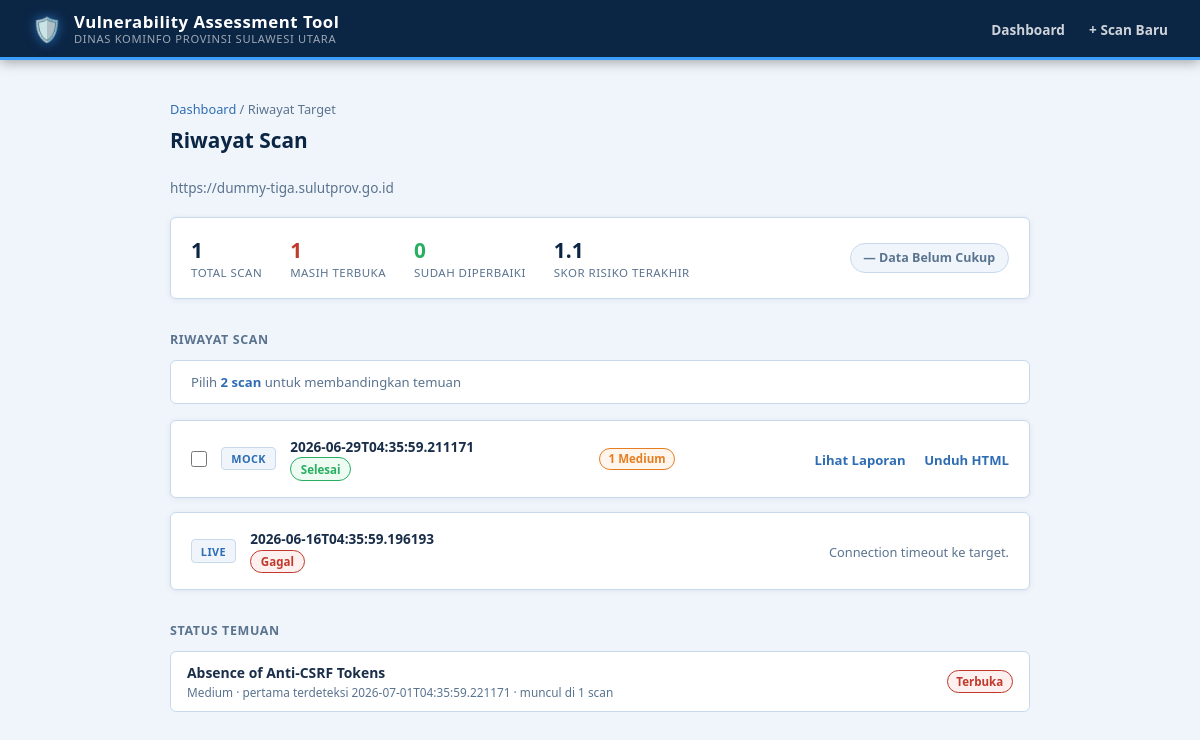
/target/3, run on the app's committed database.
### db/models.py (models this page shows, shortened)
class Base(DeclarativeBase):
    pass

class Target(Base):
    __tablename__ = "targets"
    id         = Column(Integer, primary_key=True, autoincrement=True)
    url        = Column(String(2048), nullable=False, unique=True)
    label      = Column(String(512))                        # optional friendly name
    created_at = Column(DateTime, default=_now, nullable=False)
    scan_reports    = relationship("ScanReport",   back_populates="target", cascade="all, delete-orphan")
    finding_history = relationship("FindingHistory", back_populates="target", cascade="all, delete-orphan")

class ScanReport(Base):
    __tablename__ = "scan_reports"
    id            = Column(String(64), primary_key=True)   # job_id / report_id (uuid4)
    target_id     = Column(Integer, ForeignKey("targets.id", ondelete="CASCADE"), nullable=False)
    source        = Column(String(16), nullable=False, default="live")
    status        = Column(String(16), nullable=False, default="running")
    started_at    = Column(DateTime, default=_now, nullable=False)
    finished_at   = Column(DateTime)
    finding_count = Column(Integer, default=0)
    high_count    = Column(Integer, default=0)
    medium_count  = Column(Integer, default=0)
    low_count     = Column(Integer, default=0)
    info_count    = Column(Integer, default=0)
    risk_score    = Column(Float,   default=0.0)
    report_path   = Column(String(512))
    error_message = Column(Text)
    target   = relationship("Target",  back_populates="scan_reports")
    findings = relationship("Finding", back_populates="scan_report", cascade="all, delete-orphan")
    __table_args__ = (
        Index("idx_scan_reports_target", "target_id"),
    )
    def to_dict(self) -> dict:
        return {
            "id": self.id, "target_id": self.target_id, "source": self.source,
            "status": self.status,
            "started_at":  self.started_at.isoformat()  if self.started_at  else None,
            "finished_at": self.finished_at.isoformat() if self.finished_at else None,
            "finding_count": self.finding_count, "high_count": self.high_count,
            "medium_count": self.medium_count,   "low_count":  self.low_count,
            "info_count":   self.info_count,     "risk_score": self.risk_score,
            "report_path":  self.report_path,    "error_message": self.error_message,
        }

class FindingHistory(Base):
    __tablename__ = "finding_history"
    id                = Column(Integer, primary_key=True, autoincrement=True)
    target_id         = Column(Integer, ForeignKey("targets.id", ondelete="CASCADE"), nullable=False)
    dedup_key         = Column(String(512), nullable=False)
    name              = Column(String(512), nullable=False)
    risk              = Column(String(16),  nullable=False)
    first_seen_scan_id = Column(String(64), ForeignKey("scan_reports.id"), nullable=False)
    last_seen_scan_id  = Column(String(64), ForeignKey("scan_reports.id"), nullable=False)
    first_seen_at     = Column(DateTime, default=_now, nullable=False)
    last_seen_at      = Column(DateTime, default=_now, nullable=False)
    resolved_at       = Column(DateTime)                   # NULL = still open
    target = relationship("Target", back_populates="finding_history")
    __table_args__ = (
        UniqueConstraint("target_id", "dedup_key", name="uq_target_dedup"),
        Index("idx_finding_history_target", "target_id"),
    )

### web/app.py (the view)
@app.route("/target/<int:target_id>")
def target_history(target_id):
    history = repo.get_scan_history(target_id)
    if not history:
        abort(404)
    trend = agg.get_target_trend(target_id)
    finding_statuses = agg.get_finding_statuses(target_id)
    return render_template(
        "target_history.html",
        target_id=target_id,
        history=history,
        trend=trend,
        finding_statuses=finding_statuses,
    )

### db/repository.py (called while the page is built)
@contextmanager
def _session():
    db = SessionLocal()
    try:
        yield db
        db.commit()
    except Exception:
        db.rollback()
        raise
    finally:
        db.close()

def get_scan_history(target_id: int) -> list[dict]:
    with _session() as db:
        reports = (
            db.query(ScanReport)
            .filter_by(target_id=target_id)
            .order_by(ScanReport.started_at.desc())
            .all()
        )
        return [r.to_dict() for r in reports]

### scanner/aggregator.py (called while the page is built, shortened)
def _classify_trend(risk_series: list[float], threshold: float = 0.5) -> str:
    if len(risk_series) < 2:
        return "insufficient_data"

### web/templates/target_history.html (shortened to what this page needs)
<!DOCTYPE html>
<html lang="id">
<head>
</head>
<body>
<header>
  <div class="header-brand">
    <span class="shield">🛡️</span>
    <h1>Vulnerability Assessment Tool<span>Dinas Kominfo Provinsi Sulawesi Utara</span></h1>
  </div>
  <nav class="header-nav">
    <a href="/dashboard">Dashboard</a>
    <a href="/">+ Scan Baru</a>
  </nav>
</header>
<main>
  <div class="breadcrumb"><a href="/dashboard">Dashboard</a> / Riwayat Target</div>
  <div class="page-title">Riwayat Scan</div>
  <div class="scan-sub" style="margin-bottom:1.25rem; font-size:.85rem; color:var(--muted);">{{ trend.url }}</div>
  {% if trend.scan_count > 0 %}
  <div class="trend-card">
    <div class="trend-stats">
      <div class="trend-stat">
        <div class="num">{{ trend.scan_count }}</div>
        <div class="lbl">Total Scan</div>
      </div>
      <div class="trend-stat">
        <div class="num" style="color:var(--high)">{{ trend.open_findings }}</div>
        <div class="lbl">Masih Terbuka</div>
      </div>
      <div class="trend-stat">
        <div class="num" style="color:var(--low)">{{ trend.resolved_findings }}</div>
        <div class="lbl">Sudah Diperbaiki</div>
      </div>
      {% if trend.risk_score_series %}
      <div class="trend-stat">
        <div class="num">{{ "%.1f"|format(trend.risk_score_series[-1]) }}</div>
        <div class="lbl">Skor Risiko Terakhir</div>
      </div>
      {% endif %}
    </div>
    <div class="trend-badge {{ trend.trend }}">
      {% if trend.trend == 'improving' %}↓ Tren Membaik
      {% elif trend.trend == 'worsening' %}↑ Tren Memburuk
      {% elif trend.trend == 'stable' %}→ Stabil
      {% else %}— Data Belum Cukup{% endif %}
    </div>
  </div>
  {% endif %}
  <div class="section-label">Riwayat Scan</div>
  {% if history | length >= 2 %}
  <div class="compare-bar">
    <span class="compare-hint">Pilih <strong>2 scan</strong> untuk membandingkan temuan</span>
  </div>
  {% endif %}
  {% if history %}
  <div class="timeline">
    {% for scan in history %}
    <div class="scan-card" id="card-{{ scan.id }}">
      <div class="scan-left">
        {% if history | length >= 2 and scan.status == 'done' %}
        <input type="checkbox" class="scan-checkbox" value="{{ scan.id }}" onchange="updateCompare(this)">
        {% endif %}
        <span class="source-tag {{ scan.source }}">{{ scan.source }}</span>
        <div>
          <div class="scan-date">{{ scan.started_at }}</div>
          <div class="scan-sub">
            {% if scan.status == 'done' %}
              <span class="badge done">Selesai</span>
            {% elif scan.status == 'running' %}
              <span class="badge running">Berjalan</span>
            {% elif scan.status == 'error' %}
              <span class="badge error">Gagal</span>
            {% endif %}
          </div>
        </div>
      </div>
      <div class="risk-pills">
        {% if scan.medium_count %}<span class="risk-pill medium">{{ scan.medium_count }} Medium</span>{% endif %}
      </div>
      <div class="scan-actions">
        {% if scan.status == 'done' %}
          <a href="/report/{{ scan.id }}" target="_blank">Lihat Laporan</a>
          <a href="/download/{{ scan.id }}">Unduh HTML</a>
        {% elif scan.status == 'error' %}
          <span style="font-size:.8rem;color:var(--muted)">{{ scan.error_message }}</span>
        {% endif %}
      </div>
    </div>
    {% endfor %}
  </div>
  {% else %}
  <div class="empty-state">Tidak ada riwayat scan untuk target ini.</div>
  {% endif %}
  {% if finding_statuses %}
  <div class="section-label">Status Temuan</div>
  {% for f in finding_statuses %}
  <div class="finding-row">
    <div>
      <div class="finding-name">{{ f.name }}</div>
      <div class="finding-meta">
        {{ f.risk }} · pertama terdeteksi {{ f.first_seen_at }}
        · muncul di {{ f.scans_seen_in }} scan
      </div>
    </div>
    <span class="status-tag {{ f.status }}">
      {{ 'Terbuka' if f.status == 'open' else 'Diperbaiki' }}
    </span>
  </div>
  {% endfor %}
  {% endif %}
</main>
</body>
</html>

### data on the page
Target: url "https://dummy-tiga.sulutprov.go.id"
ScanReport: risk_score "1.1", source "MOCK", started_at "2026-06-29T04:35:59.211171", status "Selesai", medium_count "1"
ScanReport: source "LIVE", started_at "2026-06-16T04:35:59.196193", status "Gagal", error_message "Connection timeout ke target."
FindingHistory: name "Absence of Anti-CSRF Tokens", risk "Medium", first_seen_at "2026-07-01T04:35:59.221171", scans_seen_in "1", status "Terbuka"

### other printed values
{{ trend.scan_count }} "1"
{{ trend.open_findings }} "1"
{{ trend.resolved_findings }} "0"
